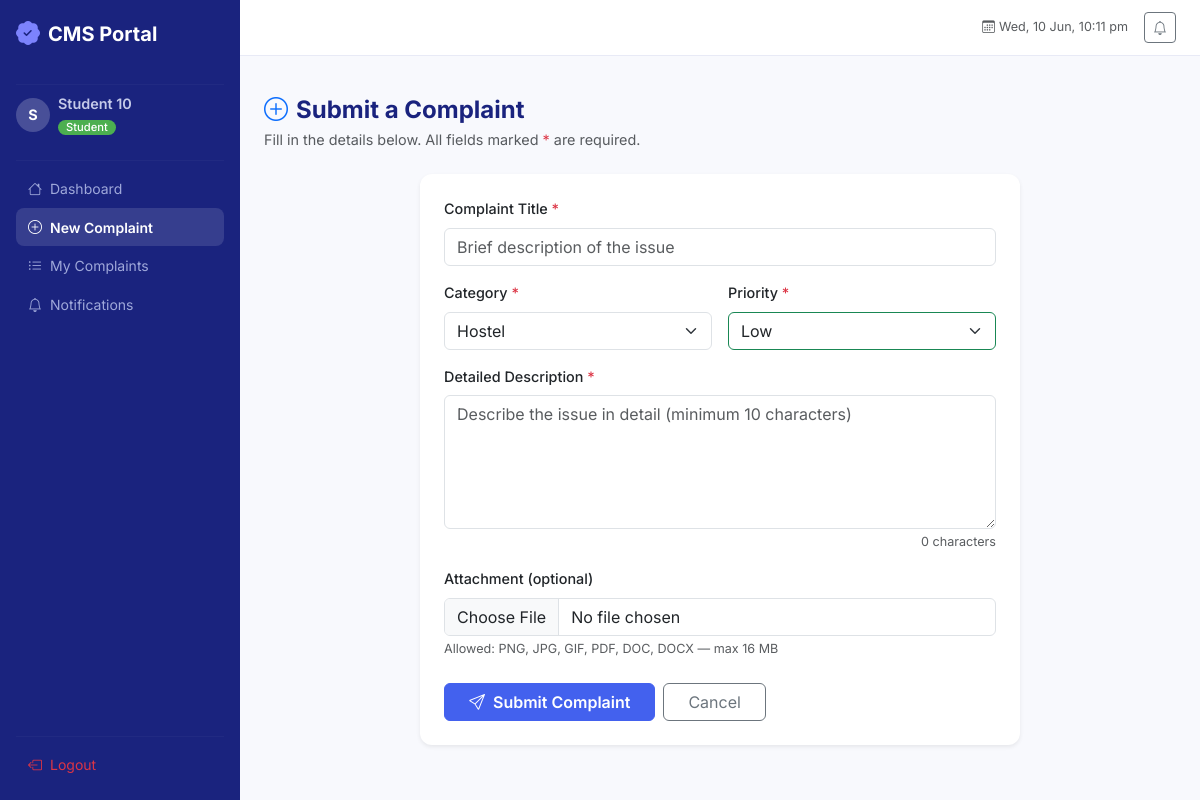
The page /student/complaints/new (signed in) on the database its author committed.
### flask-app/app/models/user.py (models this page shows, shortened)
class TimestampMixin:
    created_at = db.Column(db.DateTime, default=datetime.utcnow, nullable=False)
    updated_at = db.Column(
        db.DateTime, default=datetime.utcnow, onupdate=datetime.utcnow, nullable=False
    )

class User(UserMixin, TimestampMixin, db.Model):
    __tablename__ = "users"
    id = db.Column(db.Integer, primary_key=True)
    name = db.Column(db.String(120), nullable=False)
    email = db.Column(db.String(150), unique=True, nullable=False, index=True)
    student_id = db.Column(db.String(20), unique=True, nullable=True)
    department = db.Column(db.String(100), nullable=True)
    phone = db.Column(db.String(20), nullable=True)
    _password_hash = db.Column("password_hash", db.String(255), nullable=False)
    role = db.Column(db.String(20), nullable=False, default="student")  # student | admin
    is_active = db.Column(db.Boolean, default=True)
    complaints = db.relationship(
        "Complaint",
        back_populates="user",
        lazy="dynamic",
        cascade="all, delete-orphan",
        foreign_keys="Complaint.user_id",
    )
    notifications = db.relationship(
        "Notification", back_populates="user", lazy="dynamic", cascade="all, delete-orphan"
    )
    @property
    def password(self):
        """Encapsulation: password is write-only."""
        raise AttributeError("Password is write-only.")
    @property
    def is_admin(self) -> bool:
        return self.role == "admin"
    @property
    def is_student(self) -> bool:
        return self.role == "student"

### flask-app/app/routes/complaints.py (the view, shortened to what this page needs)
@complaints_bp.route("/complaints/new", methods=["GET", "POST"])
@login_required
@student_required
@log_execution_time
def submit_complaint():
    return render_template(
        "student/submit_complaint.html",
        categories=CATEGORIES, priorities=PRIORITIES, form_data={}
    )

### flask-app/app/templates/student/submit_complaint.html (shortened to what this page needs)
{% extends "base.html" %}
{% block content %}
<div class="page-header mb-4">
  <h4 class="fw-bold mb-1"><i class="bi bi-plus-circle me-2 text-primary"></i>Submit a Complaint</h4>
  <p class="text-muted mb-0">Fill in the details below. All fields marked <span class="text-danger">*</span> are required.</p>
</div>
<div class="row justify-content-center">
  <div class="col-lg-8">
    <div class="card shadow-sm border-0">
      <div class="card-body p-4">
        <form method="POST" action="{{ url_for('complaints.submit_complaint') }}"
              enctype="multipart/form-data" novalidate>
          <div class="mb-3">
            <label class="form-label fw-medium">
              Complaint Title <span class="text-danger">*</span>
            </label>
            <input type="text" name="title" class="form-control"
                   value="{{ form_data.get('title','') }}"
                   placeholder="Brief description of the issue" required minlength="5"/>
          </div>
          <div class="row g-3 mb-3">
            <div class="col-md-6">
              <label class="form-label fw-medium">Category <span class="text-danger">*</span></label>
              <select name="category" class="form-select" required>
                {% for cat in categories %}
                <option value="{{ cat }}"
                  {% if form_data.get('category')==cat or (loop.first and not form_data.get('category')) %}selected{% endif %}>
                  {{ cat }}
                </option>
                {% endfor %}
              </select>
            </div>
            <div class="col-md-6">
              <label class="form-label fw-medium">Priority <span class="text-danger">*</span></label>
              <select name="priority" class="form-select" required>
                {% for p in priorities %}
                <option value="{{ p }}"
                  {% if form_data.get('priority')==p or (loop.first and not form_data.get('priority')) %}selected{% endif %}>
                  {{ p }}
                </option>
                {% endfor %}
              </select>
            </div>
          </div>
          <div class="mb-3">
            <label class="form-label fw-medium">
              Detailed Description <span class="text-danger">*</span>
            </label>
            <textarea name="description" class="form-control" rows="5"
                      placeholder="Describe the issue in detail (minimum 10 characters)"
                      required minlength="10">{{ form_data.get('description','') }}</textarea>
            <div class="form-text text-end" id="charCount">0 characters</div>
          </div>
          <div class="mb-4">
            <label class="form-label fw-medium">Attachment (optional)</label>
            <input type="file" name="attachment" class="form-control"
                   accept=".png,.jpg,.jpeg,.gif,.pdf,.doc,.docx"/>
            <div class="form-text">Allowed: PNG, JPG, GIF, PDF, DOC, DOCX — max 16 MB</div>
          </div>
          <div class="d-flex gap-2">
            <button type="submit" class="btn btn-primary px-4 fw-semibold">
              <i class="bi bi-send me-2"></i>Submit Complaint
            </button>
            <a href="{{ url_for('complaints.dashboard') }}" class="btn btn-outline-secondary px-4">Cancel</a>
          </div>
        </form>
      </div>
    </div>
  </div>
</div>
{% endblock %}

### flask-app/app/templates/base.html (shortened to what this page needs)
<!DOCTYPE html>
<html lang="en">
<head>
  <link href="https://cdn.jsdelivr.net/npm/bootstrap@5.3.3/dist/css/bootstrap.min.css" rel="stylesheet"/>
  <link href="https://cdn.jsdelivr.net/npm/bootstrap-icons@1.11.3/font/bootstrap-icons.min.css" rel="stylesheet"/>
  <link rel="stylesheet" href="{{ url_for('static', filename='css/style.css') }}"/>
</head>
<body class="cms-body">
{% if current_user.is_authenticated %}
<div class="d-flex">
  <nav id="sidebar" class="sidebar d-flex flex-column flex-shrink-0 p-3">
    <a href="{{ url_for('auth.index') }}" class="sidebar-brand d-flex align-items-center mb-4 text-decoration-none">
      <i class="bi bi-patch-check-fill me-2 fs-4"></i>
      <span class="fw-bold fs-5">CMS Portal</span>
    </a>
    <hr class="sidebar-divider"/>
    <div class="sidebar-user mb-3">
      <div class="d-flex align-items-center gap-2">
        <div class="user-avatar">{{ current_user.name[0].upper() }}</div>
        <div>
          <div class="fw-semibold text-truncate" style="max-width:140px">{{ current_user.name }}</div>
          <span class="badge {% if current_user.is_admin %}badge-admin{% else %}badge-student{% endif %}">
            {{ current_user.role|capitalize }}
          </span>
        </div>
      </div>
    </div>
    <hr class="sidebar-divider"/>
    <ul class="nav flex-column">
      {% if current_user.is_admin %}
        <li class="nav-item"><a class="nav-link {% if request.endpoint == 'admin.dashboard' %}active{% endif %}" href="{{ url_for('admin.dashboard') }}"><i class="bi bi-speedometer2 me-2"></i>Dashboard</a></li>
        <li class="nav-item"><a class="nav-link {% if request.endpoint == 'admin.complaints' %}active{% endif %}" href="{{ url_for('admin.complaints') }}"><i class="bi bi-clipboard-data me-2"></i>Complaints</a></li>
        <li class="nav-item"><a class="nav-link {% if request.endpoint == 'admin.analytics' %}active{% endif %}" href="{{ url_for('admin.analytics') }}"><i class="bi bi-bar-chart-line me-2"></i>Analytics</a></li>
        <li class="nav-item"><a class="nav-link {% if request.endpoint == 'admin.users' %}active{% endif %}" href="{{ url_for('admin.users') }}"><i class="bi bi-people me-2"></i>Users</a></li>
        <li class="nav-item"><a class="nav-link" href="{{ url_for('reports.generate_pdf') }}" target="_blank"><i class="bi bi-file-earmark-pdf me-2"></i>PDF Report</a></li>
        <li class="nav-item"><a class="nav-link" href="{{ url_for('reports.generate_excel') }}" target="_blank"><i class="bi bi-file-earmark-excel me-2"></i>Excel Report</a></li>
        <li class="nav-item"><a class="nav-link {% if request.endpoint == 'admin.notifications' %}active{% endif %}" href="{{ url_for('admin.notifications') }}"><i class="bi bi-bell me-2"></i>Notifications</a></li>
      {% else %}
        <li class="nav-item"><a class="nav-link {% if request.endpoint == 'complaints.dashboard' %}active{% endif %}" href="{{ url_for('complaints.dashboard') }}"><i class="bi bi-house me-2"></i>Dashboard</a></li>
        <li class="nav-item"><a class="nav-link {% if request.endpoint == 'complaints.submit_complaint' %}active{% endif %}" href="{{ url_for('complaints.submit_complaint') }}"><i class="bi bi-plus-circle me-2"></i>New Complaint</a></li>
        <li class="nav-item"><a class="nav-link {% if request.endpoint == 'complaints.list_complaints' %}active{% endif %}" href="{{ url_for('complaints.list_complaints') }}"><i class="bi bi-list-ul me-2"></i>My Complaints</a></li>
        <li class="nav-item"><a class="nav-link {% if request.endpoint == 'complaints.notifications' %}active{% endif %}" href="{{ url_for('complaints.notifications') }}"><i class="bi bi-bell me-2"></i>Notifications</a></li>
      {% endif %}
    </ul>
    <div class="mt-auto">
      <hr class="sidebar-divider"/>
      <a class="nav-link text-danger" href="{{ url_for('auth.logout') }}">
        <i class="bi bi-box-arrow-left me-2"></i>Logout
      </a>
    </div>
  </nav>
  <div class="main-content flex-grow-1">
    <header class="top-bar d-flex align-items-center justify-content-between px-4">
      <div class="d-flex align-items-center gap-3 ms-auto">
        <span class="text-muted small"><i class="bi bi-calendar3 me-1"></i><span id="liveClock"></span></span>
        <a href="{% if current_user.is_admin %}{{ url_for('admin.notifications') }}{% else %}{{ url_for('complaints.notifications') }}{% endif %}"
           class="btn btn-sm btn-outline-secondary position-relative">
          <i class="bi bi-bell"></i>
        </a>
      </div>
    </header>
    <div class="px-4 pt-3">
    </div>
    <main class="p-4">
{% endif %}
{% block content %}{% endblock %}
{% if current_user.is_authenticated %}
    </main>
  </div>
</div>
{% endif %}
</body>
</html>

### flask-app/app/static/css/style.css (style rules this page uses)
:root { --cms-primary: #4361ee; --cms-secondary: #3a0ca3; --cms-surface: #f8f9fd; --cms-sidebar-bg: #1a237e; --cms-sidebar-w: 240px; --cms-topbar-h: 56px; --radius: 0.75rem; --shadow: 0 1px 4px rgba(0,0,0,.08), 0 4px 16px rgba(0,0,0,.06); }
*, *::before, *::after { box-sizing: border-box; }
body.cms-body { font-family: 'Inter', system-ui, sans-serif; background: var(--cms-surface); color: #1a1a2e; min-height: 100vh; font-size: 0.9rem; }
.sidebar { width: var(--cms-sidebar-w); min-height: 100vh; background: var(--cms-sidebar-bg); color: #c5cae9; position: sticky; top: 0; height: 100vh; overflow-y: auto; flex-shrink: 0; transition: width .25s ease; }
.sidebar-brand { color: #fff !important; }
.sidebar-brand i { color: #7c83fd; }
.sidebar-divider { border-color: rgba(255,255,255,.12); margin: .5rem 0; }
.sidebar .nav-link { color: #9fa8da; border-radius: .5rem; padding: .55rem .75rem; transition: all .18s ease; font-size: .875rem; }
.sidebar .nav-link:hover, .sidebar .nav-link.active { background: rgba(255,255,255,.12); color: #fff; }
.sidebar .nav-link.active { font-weight: 600; }
.user-avatar { width: 34px; height: 34px; border-radius: 50%; background: rgba(255,255,255,.2); color: #fff; display: flex; align-items: center; justify-content: center; font-weight: 700; font-size: .9rem; flex-shrink: 0; }
.badge-student { background: #4caf50; color: #fff; padding: 2px 8px; border-radius: 12px; font-size: .7rem; }
.top-bar { height: var(--cms-topbar-h); background: #fff; border-bottom: 1px solid #e8eaf6; position: sticky; top: 0; z-index: 100; }
.main-content { min-height: 100vh; overflow-x: hidden; }
.page-header h4 { color: #1a237e; }
.card { border-radius: var(--radius) !important; }
.btn-primary { background: var(--cms-primary); border-color: var(--cms-primary); }
.badge { font-weight: 500; }

### rows shown on the page
User: name "S", name "Student 10", role "Student"

### other values the page prints
form field category "Hostel"
form field priority "Low"
